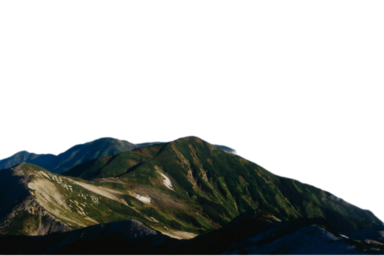
#> input picture DATA/anh100.png, 384 x 256 px, found by its file name; its folder holds only this picture in this run
$ python trichrut-lbp.py
#> lines starting #> are read from the running program, lines starting #| are printed output that depends on the picture
import cv2
import numpy as np
import os

# Thư mục chứa các ảnh
images_dir = 'DATA/'
# Danh sách tên các file ảnh
image_files = os.listdir(images_dir)

lbp_features_list = []
# Định nghĩa hàm để tính toán đặc trưng LBP từ một ảnh xám
def convert_to_lbp(img_path):
#> called with img_path = 'DATA/anh100.png'
    image = cv2.imread(img_path)
#> image is the input picture: shape (256, 384, 3); mean B, G, R 174.4, 176.6, 173.9
    image = cv2.cvtColor(image, cv2.COLOR_BGR2GRAY)
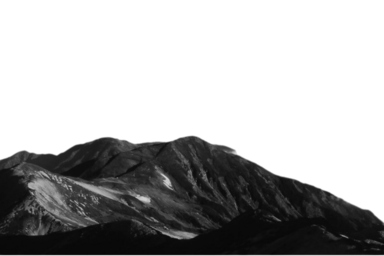
#> image: shape (256, 384); min 6, max 255, mean 175.5
    # Khởi tạo một ma trận LBP có kích thước bằng kích thước ảnh và giá trị ban đầu là 0
    lbp_image = np.zeros_like(image)
    height, width = image.shape
#> height = 256; width = 384

    for i in range(1, height - 1):
        for j in range(1, width - 1):
            # Lấy ngưỡng của pixel trung tâm
            center = image[i, j]

            # So sánh giá trị của các pixel lân cận với ngưỡng của pixel trung tâm và gán giá trị cho LBP
            lbp_code = 0
            lbp_code |= (image[i-1, j-1] >= center) << 7
            lbp_code |= (image[i-1, j] >= center) << 6
            lbp_code |= (image[i-1, j+1] >= center) << 5
            lbp_code |= (image[i, j+1] >= center) << 4
            lbp_code |= (image[i+1, j+1] >= center) << 3
            lbp_code |= (image[i+1, j] >= center) << 2
            lbp_code |= (image[i+1, j-1] >= center) << 1
            lbp_code |= (image[i, j-1] >= center) << 0
            # Gán giá trị LBP cho pixel tương ứng
            lbp_image[i, j] = lbp_code
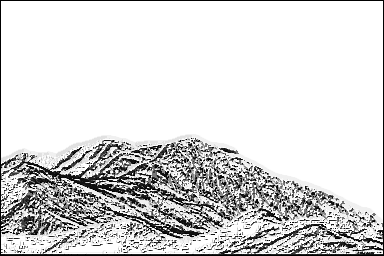
#> lbp_image: shape (256, 384); min 0, max 255, mean 217.2
    # Tính toán histogram của LBP
    hist, _ = np.histogram(lbp_image, bins=256, range=(0, 256))
#> hist = 256 values, max 65482 at index 255, min 0 at index 43, mean 384
    # Chuẩn hóa histogram
    hist = hist.astype(float) / np.sum(hist)
#> hist = 256 values, max 0.666 at index 255, min 0 at index 43, mean 0.00391
    return hist.flatten()

# Thực hiện trích xuất đặc trưng HOG cho từng ảnh
for i,img_file in enumerate(image_files):
    img_path = os.path.join(images_dir, img_file)

    lbp_data = convert_to_lbp(img_path)
#> lbp_data has the same summary as hist in convert_to_lbp
    lbp_features_list.append({'image_name': img_file, 'lbp_features': lbp_data})
    print(lbp_data.shape, end="\n")
#| (256,)
    print(f'{i} Trich rut thanh cong!', end='\n')
print('\n')
np.save("DACTRUNG/lbp.npy", lbp_features_list)

$ run again, on DATA/anh108.png
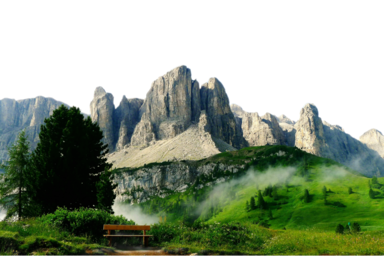
#> input picture DATA/anh108.png, 384 x 256 px, found by its file name
#> in convert_to_lbp, image is the input picture: shape (256, 384, 3); mean B, G, R 138.7, 159.2, 147.2
#> in convert_to_lbp, `image = cv2.cvtColor(image, cv2.COLOR_BGR2GRAY)`:
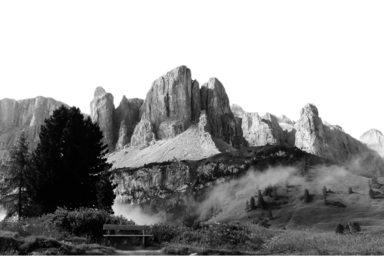
#> image: shape (256, 384); min 0, max 255, mean 153.3
#> after the loop in convert_to_lbp, `for i in range(1, height - 1):`:
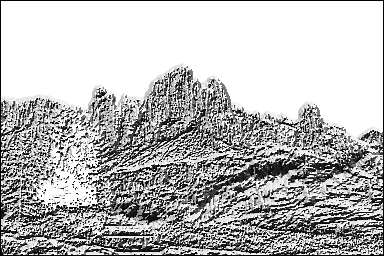
#> lbp_image: shape (256, 384); min 0, max 255, mean 185.1
#> in convert_to_lbp, `hist, _ = np.histogram(lbp_image, bins=256, range=(0, 256))`: hist = 256 values, max 42768 at index 255, min 0 at index 87, mean 384
#> in convert_to_lbp, `hist = hist.astype(float) / np.sum(hist)`: hist = 256 values, max 0.435 at index 255, min 0 at index 87, mean 0.00391
#> lbp_data has the same summary as hist in convert_to_lbp
#| (256,)

$ run again, on DATA/anh109.png
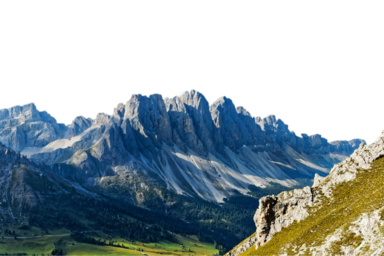
#> input picture DATA/anh109.png, 384 x 256 px, found by its file name
#> in convert_to_lbp, image is the input picture: shape (256, 384, 3); mean B, G, R 172.2, 167.8, 155
#> in convert_to_lbp, `image = cv2.cvtColor(image, cv2.COLOR_BGR2GRAY)`:
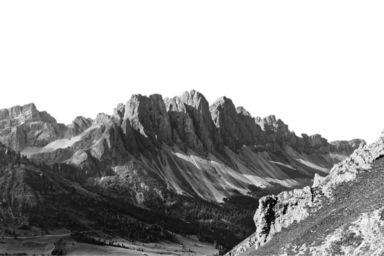
#> image: shape (256, 384); min 3, max 255, mean 164.5
#> after the loop in convert_to_lbp, `for i in range(1, height - 1):`:
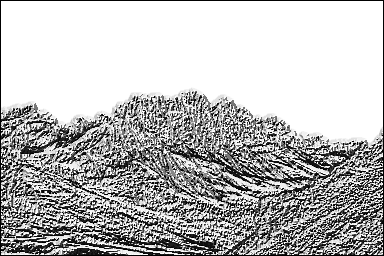
#> lbp_image: shape (256, 384); min 0, max 255, mean 186.4
#> in convert_to_lbp, `hist, _ = np.histogram(lbp_image, bins=256, range=(0, 256))`: hist = 256 values, max 45906 at index 255, min 1 at index 85, mean 384
#> in convert_to_lbp, `hist = hist.astype(float) / np.sum(hist)`: hist = 256 values, max 0.467 at index 255, min 1.02e-05 at index 85, mean 0.00391
#> lbp_data has the same summary as hist in convert_to_lbp
#| (256,)

$ run again, on DATA/anh111.png
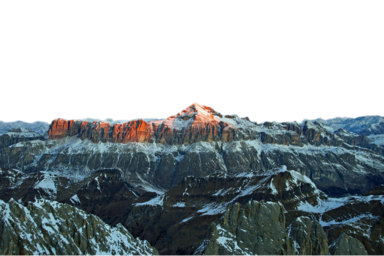
#> input picture DATA/anh111.png, 384 x 256 px, found by its file name
#> in convert_to_lbp, image is the input picture: shape (256, 384, 3); mean B, G, R 164, 161.1, 152.4
#> in convert_to_lbp, `image = cv2.cvtColor(image, cv2.COLOR_BGR2GRAY)`:
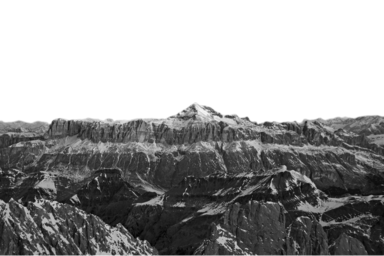
#> image: shape (256, 384); min 2, max 255, mean 158.8
#> after the loop in convert_to_lbp, `for i in range(1, height - 1):`:
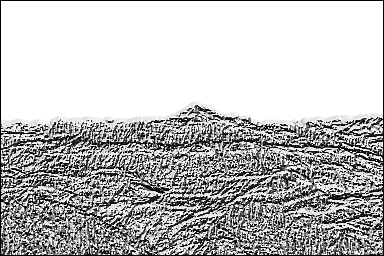
#> lbp_image: shape (256, 384); min 0, max 255, mean 189
#> in convert_to_lbp, `hist, _ = np.histogram(lbp_image, bins=256, range=(0, 256))`: hist = 256 values, max 47200 at index 255, min 1 at index 85, mean 384
#> in convert_to_lbp, `hist = hist.astype(float) / np.sum(hist)`: hist = 256 values, max 0.48 at index 255, min 1.02e-05 at index 85, mean 0.00391
#> lbp_data has the same summary as hist in convert_to_lbp
#| (256,)

$ run again, on DATA/anh104.png
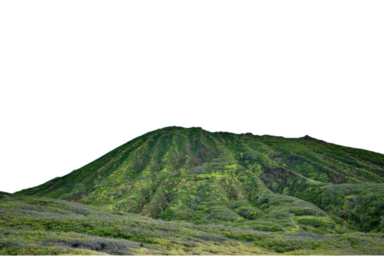
#> input picture DATA/anh104.png, 384 x 256 px, found by its file name
#> in convert_to_lbp, image is the input picture: shape (256, 384, 3); mean B, G, R 174.2, 189.4, 181.3
#> in convert_to_lbp, `image = cv2.cvtColor(image, cv2.COLOR_BGR2GRAY)`:
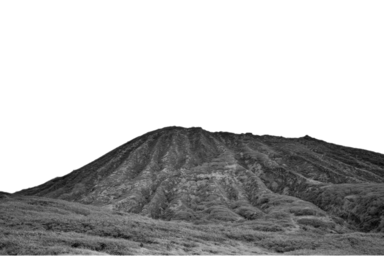
#> image: shape (256, 384); min 7, max 255, mean 185.3
#> after the loop in convert_to_lbp, `for i in range(1, height - 1):`:
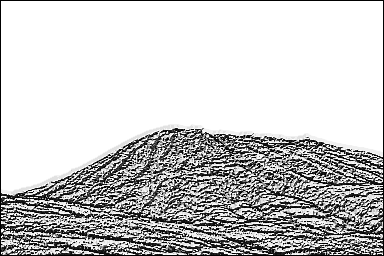
#> lbp_image: shape (256, 384); min 0, max 255, mean 201.1
#> in convert_to_lbp, `hist, _ = np.histogram(lbp_image, bins=256, range=(0, 256))`: hist = 256 values, max 58060 at index 255, min 0 at index 170, mean 384
#> in convert_to_lbp, `hist = hist.astype(float) / np.sum(hist)`: hist = 256 values, max 0.591 at index 255, min 0 at index 170, mean 0.00391
#> lbp_data has the same summary as hist in convert_to_lbp
#| (256,)
